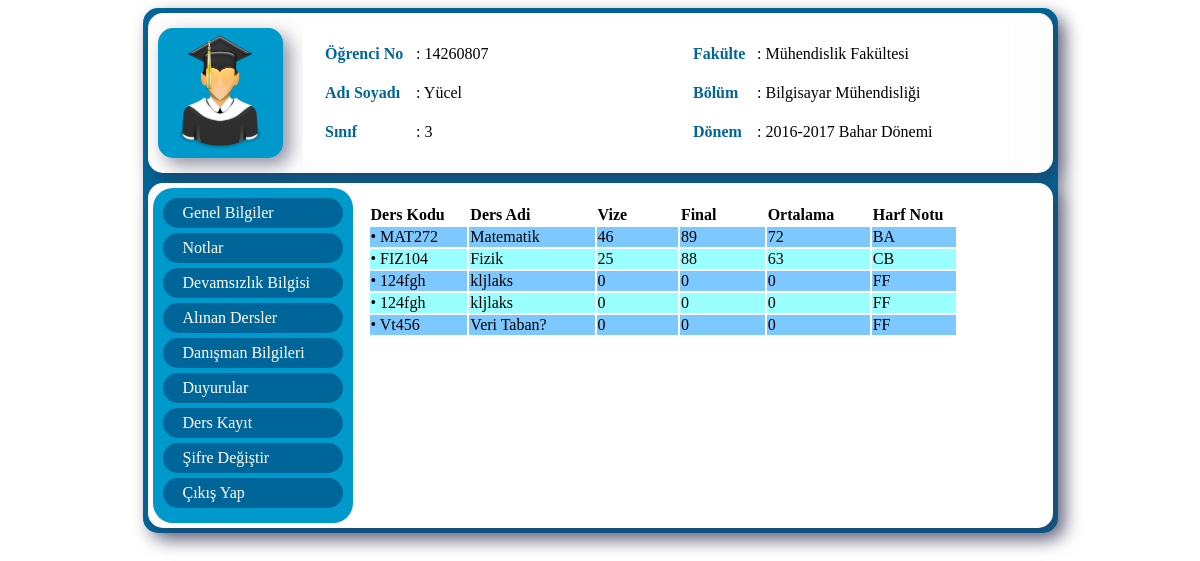
The page /ogrenci.php?ycl=31 (signed in) on the database its author committed.
### tables this page shows
CREATE TABLE IF NOT EXISTS `alinan_dersler` (
  `id` int(11) NOT NULL AUTO_INCREMENT,
  `ogrNo` int(11) NOT NULL,
  `dersKodu` varchar(10) NOT NULL,
  `dersAdi` varchar(20) NOT NULL,
  `onay` int(11) NOT NULL,
  `devamsizlik` int(11) NOT NULL,
  `vize` int(11) NOT NULL,
  `finalNotu` int(11) NOT NULL,
  PRIMARY KEY (`id`)
);

### notlar.php (the view, shortened to what this page needs)
<!DOCTYPE html PUBLIC "-//W3C//DTD XHTML 1.0 Transitional//EN" "http://www.w3.org/TR/xhtml1/DTD/xhtml1-transitional.dtd">
<html xmlns="http://www.w3.org/1999/xhtml">
<head>
</head>
<body>
<table width="590" border="0">
  <tr>
    <td width="100"><b>Ders Kodu</td>
    <td width="100"><b>Ders Adi</td>
    <td width="100"><b>Vize</td>
    <td width="100"><b>Final</td>
    <td width="100"><b>Ortalama</td>
    <td width="100"><b>Harf Notu</td>
  </tr>
  <?php
	$ogrNo=$_SESSION['ogrNo'];
	$notlar=mysql_query("SELECT * FROM alinan_dersler WHERE ogrNo='".$ogrNo."'");
	$i=0;
	if(mysql_num_rows($notlar)!=0){
		while($oku=mysql_fetch_assoc($notlar)){
			if($i%2==0){
				echo "<tr bgcolor='#7CC8FF'>";
			}else{
				echo "<tr bgcolor='#9FF'>";
			}
		$i++;
		echo "<td width=150>• ",$oku["dersKodu"],
		"</td><td width=200>",$oku["dersAdi"],
		"</td><td width=150> ",$oku["vize"],"</td>
		</td><td width=150> ",$oku["finalNotu"],"</td>
		</td><td width=150>",$ortalama=ceil(($oku['vize']*0.4)+($oku['finalNotu']*0.6)),"</td>
		</td><td width=150>";
		if($ortalama<50){
			echo "FF";
		}else if($ortalama>50 && $ortalama<=60){
			echo "CC";
		}else if($ortalama>60 && $ortalama<=70){
			echo "CB";
		}else if($ortalama>70 && $ortalama<=80){
			echo "BA";
		}else if($ortalama>80 && $ortalama<=100){
			echo "AA";
		}
		echo "</td>
		</tr>";
		}
	}else{
		echo "Devamsizlik Bilgisi Bulunmamaktadır!!";
	}
?>
</table>
</body>
</html>

### ogrenci.php (shortened to what this page needs)
<?php
if(!(isset($_SESSION["giris"]))){
	header("Location:index.php");
}else if($_SESSION["giris"]!="yucel"){
echo "hata !! kullanici bulunamadi";
}else{
?>
<!DOCTYPE html PUBLIC "-//W3C//DTD XHTML 1.0 Transitional//EN" "http://www.w3.org/TR/xhtml1/DTD/xhtml1-transitional.dtd">
<html xmlns="http://www.w3.org/1999/xhtml">
<head>
<link href="ogrenci.css" rel="stylesheet" type="text/css" />
</head>
<body>
<div id="arkaplan">
  <div id="cerceve">
    <div id="banner">
      	<div id="profilFoto"><img src="icon/ogrenci.png" width="114" height="117" /></div>
      		<div id="bilgiler">
        <table width="681" height="120" border="0" align="center">
          <tr>
            <td width="87"><font color="#069"><strong>Öğrenci No</strong></font></td>
            <td width="191">:
              <?php  echo $_SESSION['ogrNo']; ?></td>
            <td width="78">&nbsp;</td>
            <td width="60"><font color="#069"><strong>Fakülte</strong></font></td>
            <td width="243">: Mühendislik Fakültesi</td>
          </tr>
          <tr>
            <td><font color="#069"><strong>Adı Soyadı</strong></font></td>
            <td>:
              <?php  echo $_SESSION['ogrAdi']; ?></td>
            <td>&nbsp;</td>
            <td><font color="#069"><strong>Bölüm</strong></font></td>
            <td>:
              <?php  echo $_SESSION['ogrBolum']; ?></td>
          </tr>
          <tr>
            <td><font color="#069"><strong>Sınıf</strong></font></td>
            <td>:
              <?php  echo $_SESSION['ogrSinif']; ?></td>
            <td>&nbsp;</td>
            <td><font color="#069"><strong>Dönem</strong></font></td>
            <td>: 2016-2017 Bahar Dönemi</td>
          </tr>
        </table>
      </div>
    </div>
    <div id="icerik">
      <div id="solMenu">
        <div id="menuCerceve">
          <ul>
            <li><a href="ogrenci.php?ycl=30">Genel Bilgiler</a></li>
            <li><a href="ogrenci.php?ycl=31">Notlar</a></li>
            <li><a href="ogrenci.php?ycl=32">Devamsızlık Bilgisi</a></li>
            <li><a href="ogrenci.php?ycl=43">Alınan Dersler</a></li>
            <li><a href="ogrenci.php?ycl=34">Danışman Bilgileri</a></li>
            <li><a href="ogrenci.php?ycl=35">Duyurular</a></li>
            <li><a href="ogrenci.php?ycl=36">Ders Kayıt</a></li>
            <li><a href="ogrenci.php?ycl=37">Şifre Değiştir</a></li>
            <li><a href="ogrenci.php?ycl=39">Çıkış Yap</a></li>
          </ul>
        </div>
      </div>
      <div id="icerikSag">
          <?php
	switch($_GET['ycl']){
	case 31: include "notlar.php";
	break;
	}
	?>
      </div>
    </div>
  </div>
</div>
</body>
</html>
<?php
}
?>

### ogrenci.css (style rules this page uses)
body { background-color:#FFF; }
#cerceve { height: auto; width: 900px; background-color: #999; margin-right: auto; margin-left: auto; margin-right: auto; margin-left: auto; background-color: #069; border-radius: 15px; padding-top: 5px; padding-left: 5px; padding-bottom: 5px; -webkit-box-shadow: 7px 7px 17px 0px rgba(50, 50, 82, 0.53); -moz-box-shadow: 7px 7px 17px 0px rgba(50, 50, 82, 0.53); box-shadow: 7px 7px 17px 0px rgba(50, 50, 82, 0.53); padding-right: 10px; }
#profilFoto { background-color: #09C; height: 120px; width: 120px; margin-top: 10px; float: left; border-radius: 15px; padding-top: 5px; padding-left: 5px; padding-bottom: 5px; -webkit-box-shadow: 7px 7px 17px 0px rgba(50, 50, 82, 0.53); -moz-box-shadow: 7px 7px 17px 0px rgba(50, 50, 82, 0.53); box-shadow: 7px 7px 17px 0px rgba(50, 50, 82, 0.53); margin-left: 5px; }
#bilgiler { background-color: #FFF; height: 130px; width: 700px; float: left; margin-left: 20px; margin-top: 5px; padding-top: 10px; padding-left: 10px; }
#icerik { background-color: #FFF; height: auto; width: 900px; margin-top: 10px; border-radius: 15px; padding-top: 5px; padding-left: 5px; padding-bottom: 5px; -webkit-box-shadow: 7px 7px 17px 0px rgba(50, 50, 82, 0.53); -moz-box-shadow: 7px 7px 17px 0px rgba(50, 50, 82, 0.53); box-shadow: 7px 7px 17px 0px rgba(50, 50, 82, 0.53); }
#banner { background-color: #FDFDFD; height: 150px; width: 900px; border-radius: 15px; padding-top: 5px; padding-left: 5px; padding-bottom: 5px; -webkit-box-shadow: 7px 7px 17px 0px rgba(50, 50, 82, 0.53); -moz-box-shadow: 7px 7px 17px 0px rgba(50, 50, 82, 0.53); box-shadow: 7px 7px 17px 0px rgba(50, 50, 82, 0.53); }
#solMenu { background-color: #FFF; height: auto; width: 200px; float: left; }
#icerikSag { background-color: #FFF; height: auto; width: 670px; margin-top: 10px; border-radius: 15px; padding-top: 5px; padding-left: 5px; padding-bottom: 5px; float: left; margin-left: 10px; }
#menuCerceve { height: auto; width: 200px; background-color: #09C; padding-top: 10px; padding-bottom: 10px; border-radius: 20px; float: left; }
#arkaplan #cerceve #icerik #solMenu #menuCerceve ul { list-style-type: none; margin: 0px; padding: 0px; }
#arkaplan #cerceve #icerik #solMenu #menuCerceve ul li a { display: block; text-decoration: none; margin-bottom: 5px; line-height: 30px; height: 30px; width: 160px; padding-top: 0px; padding-right: 0px; padding-bottom: 0px; padding-left: 20px; margin-left: 10px; font-weight: normal; background-color: #069; color: #FFF; border-radius: 20px; }

### rows shown on the page
alinan_dersler: dersKodu "MAT272", dersAdi "Matematik", vize "46", finalNotu "89", $ortalama=ceil(($oku['vize']*0.4)+($oku['finalNotu']*0.6)) "72", shows "BA"
alinan_dersler: dersKodu "FIZ104", dersAdi "Fizik", vize "25", finalNotu "88", $ortalama=ceil(($oku['vize']*0.4)+($oku['finalNotu']*0.6)) "63", shows "CB"
alinan_dersler: dersKodu "124fgh", dersAdi "kljlaks", vize "0", finalNotu "0", $ortalama=ceil(($oku['vize']*0.4)+($oku['finalNotu']*0.6)) "0", shows "FF"
alinan_dersler: dersKodu "124fgh", dersAdi "kljlaks", vize "0", finalNotu "0", $ortalama=ceil(($oku['vize']*0.4)+($oku['finalNotu']*0.6)) "0", shows "FF"
alinan_dersler: dersKodu "Vt456", dersAdi "Veri Taban?", vize "0", finalNotu "0", $ortalama=ceil(($oku['vize']*0.4)+($oku['finalNotu']*0.6)) "0", shows "FF"

### other values the page prints
$_SESSION['ogrNo'] "14260807"
$_SESSION['ogrAdi'] "Yücel"
$_SESSION['ogrBolum'] "Bilgisayar Mühendisliği"
$_SESSION['ogrSinif'] "3"
